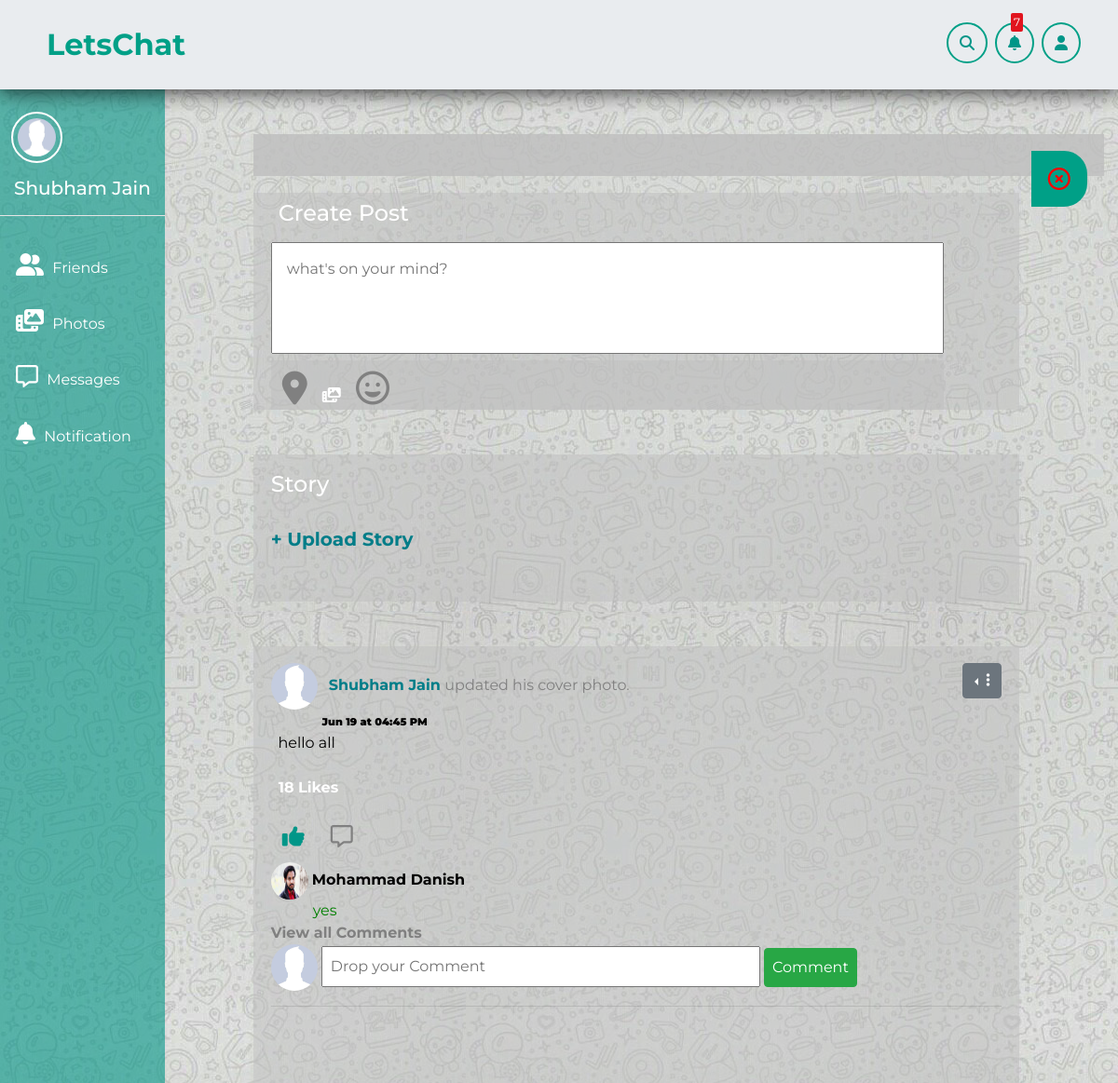
/ (signed in), run on the app's committed database.
### App/models.py (models this page shows, shortened)
class userRegistration(models.Model):
    userId = models.CharField(max_length=50,default='',unique=True,blank=True)
    userName = models.CharField(max_length=50,default='',unique=True,blank=True)
    firstName = models.CharField(max_length=50,default='',blank=True)
    lastName = models.CharField(max_length=50,default='',blank=True)
    mobile = models.CharField(max_length=10,default='',blank=True)
    emailAddress = models.EmailField(max_length=50,default='',blank=True)
    password = models.CharField(max_length=100,default='',blank=True)
    profilePic = models.ImageField(upload_to='media',default='media/profile.jpeg')
    Groups = ListCharField(
        base_field=models.CharField(max_length=50,default='',blank=True),
        max_length=(100 * 100),blank=True
    )
    coverPic = models.ImageField(upload_to='media',default='media/cover.jpg')
    quote = models.CharField(max_length=1000,default='',blank=True)
    dOB = models.DateField(blank=True,null=True)
    gender = models.CharField(choices=GENDERS,max_length=1,blank=True)
    countryName = models.CharField(max_length=100,default='',blank=True)
    cityName = models.CharField(max_length=100,default='',blank=True)
    currentEducation = models.CharField(max_length=100,default='',blank=True)
    educationStartYear = models.CharField(max_length=10,default='',blank=True)
    educationEndYear = models.CharField(max_length=10,default='',blank=True)
    companyName = models.CharField(max_length=100,default='',blank=True)
    companyPosition = models.CharField(max_length=100,default='',blank=True)
    companyCity = models.CharField(max_length=50,default='',blank=True)
    companyDescription = models.CharField(max_length=1000,default='',blank=True)
    is_online = models.BooleanField(default=False,blank=True)
    joinedDate = models.DateTimeField(default=datetime.now)

class UserPost(models.Model):
    PostType = models.CharField(max_length=30,default='',blank=True)
    postId = models.CharField(max_length=100,default='',unique=True)
    userId = models.CharField(max_length=50,default='')
    userName = models.CharField(max_length=50,default='')
    post = models.FileField(upload_to="profiles",blank=True)
    Message = models.TextField(default="",blank=True)
    date = models.DateTimeField(default=datetime.now, blank=True)
    userPic = models.CharField(max_length=100,default='',blank=True)

class Comments(models.Model):
    postId = models.CharField(max_length=100,default='',blank=True)
    commentId = models.CharField(max_length=100,default='',blank=True,unique=True)
    comment = models.TextField(default='',blank=True)
    commentedBy = models.CharField(max_length=500,default='',blank=True)
    commentedOf = models.CharField(max_length=50,default='',blank=True)
    date = models.DateTimeField(default=datetime.now,blank=True)
    userInfo = models.ForeignKey(userRegistration,on_delete=models.CASCADE)
    def __str__(self):
        return self.postId

### App/views.py (the view, shortened to what this page needs)
# urls.py: path('',views.index,name='index'),
def index(request):
	if request.session.has_key('user'):
		userInfo = userRegistration.objects.get(userId=request.session['user'])
		userData = UserPost.objects.filter(userId=request.session['user']).order_by('-date') # '-' for descending order
		friends = AllFriends.objects.get(userId=request.session['user']).Friends
		postList = []
		def UserAllPost():
			for item in userData:
				yield item
		def FriendPosts():
			for friend in friends:
				friendPost = UserPost.objects.filter(userId=friend).order_by('-date')
				for post in friendPost:
					yield post
		storyList = []
		StoryOwnerList = []
		tempStoryList = []
		tempStoryOwner = ""
		tempMedia = ""
		tempUploadTime = ""
		tempStoryType = ""
		tempFontFamily = ""
		tempFontSize = ""
		tempCaption = ""
		tempColor = ""
		lenthCaption = ""
		myStories = Story.objects.filter(userId=request.session['user'])
		for friend in friends:
			allStories = Story.objects.filter(userId=friend)
		storiesFullData = zip(StoryOwnerList,storyList)
		AllPost = chain(UserAllPost(), FriendPosts())
		for item in AllPost:
			postList.append(item)
		postList.sort(key=lambda x: x.date,reverse = True)
		like=[]; colorPost = []
		for i in postList:
			likes = Likes.objects.get(postId=i.postId)
			like.append(len(likes.postLikedBy))
			if request.session['user'] in likes.postLikedBy:
				colorPost.append("rgba(0, 150, 136,1)")
			else:
				colorPost.append("grey")
		qry =[]
		lnth = []
		for item in postList:
			poId=item.postId
			try:
				s =(TaggedPeople.objects.get(postId=poId).taggedPersons)
				qry.append(userRegistration.objects.filter(userId=s[0]))
				lnth.append(len(s)-1)
			except:
				qry.append("")
				lnth.append("")
		commentContent = []
		commentName = []
		commentPic = []
		commentId = []
		for i in postList:
			commentData = []
			commentData.append(Comments.objects.filter(postId=i.postId).order_by('-date'))
			for j in commentData:
				print("j value = ",j)
				if j:
					for k in j:
						commentContent.append(k.comment)
						commentName.append(k.userInfo.firstName + ' ' + k.userInfo.lastName)
						commentPic.append(k.userInfo.profilePic)
						commentId.append(k.commentId)
				else:
					commentContent.append("")
					commentName.append("")
					commentPic.append("")
					commentId.append("")
				break
		notification = Notifications.objects.filter(receiver=request.session['user']).order_by('-date')
		picsList1 = []
		uname = ''   # IF USER HAS NO NOTIFICATION
		for Id in notification:
			senderDetail = userRegistration.objects.filter(userId=Id.sender)
			for detail in senderDetail:
				uname = detail.userName
				picUrl = detail.profilePic
				picsList1.append(picUrl.url)
		params = {'userInfo':userInfo,'userData':zip(postList, like,colorPost,qry,lnth,commentContent,commentName,commentPic,commentId),'date_now':datetime.datetime.now(),
		'allComments':zip(postList),"storyData":storiesFullData,'notification':zip(notification,picsList1)}
		return render(request,'ds.html',params)
	else:
		return render(request,'index.html')

### App/templates/ds.html (shortened to what this page needs)
{% load static %}
{% load humanize %}
<!DOCTYPE html>
<html lang="en">
<head>
  <link rel="stylesheet" href="https://stackpath.bootstrapcdn.com/bootstrap/4.4.1/css/bootstrap.min.css">
  <link rel="stylesheet" type="text/css" href="{%static 'css/emojionearea.min.css'%}">
  <link rel="stylesheet" type="text/css" href="{%static 'css/lightSlider.css'%}">
  <link rel="stylesheet" href="{% static 'css/dashboard.css' %}">
</head>
<body >
<div id="body">
<div id="leftFixDiv">
  <br><br><br><br><br>
  <a href="/profile/{{userInfo.userName}}"><img src="{{userInfo.profilePic.url}}" id="profilePicImage" style="">
  </a>
  <marquee direction="left" height="20" width="110" class="maquee_text">
    <h5 id="mynameId">{{userInfo.firstName}} {{userInfo.lastName}}</h5>
  </marquee>
  <hr id="profileInsideHR">
  <a href="{%url 'friendSearch'%}" class="sideOptionIconLink">
          <span class="icon"><i class="fas fa-user-friends">
          </i></span>
       <span class="title">Friends</span>
    </a>
    <br>
    <a href="/album/" class="sideOptionIconLink">
          <span class="icon"><i class="fas fa-photo-video"></i></span>
          <span class="title">Photos</span>
    </a>
    <br>
    <a href="/messages/" class="sideOptionIconLink">
          <span class="icon"><i class="far fa-comment-alt"></i></span>
          <span class="title">Messages</span>
    </a>
    <br>
    <a href="/notifications/" class="sideOptionIconLink">
          <span class="icon"><i class="fas fa-bell"></i></span>
          <span class="title">Notification</span>
    </a>
  <br>
</div>
<div class="header-container">
  <header id="header">
    <div class="heading">
      <div class="container">
      <span id="brandSection"><span id="brand">LetsChat</span>
      <span class="float-sm-right" data-toggle="modal" data-target="#exampleModal"><i class="fas fa-user top-right" ></i>
      </span>
        <span id="noti_Container" class="float-right">
          <span id="noti_Counter"></span>
                <a id="noti_Button"><i class="fas fa-bell top-right float-right"></i></a>
          </span>
      <span class="float-sm-right"><i class="fas fa-search top-right" onclick="searchPeople()"></i></span>
      </span>
      </div>
    </div>
  </header>
</div>
<br><br><br><br><br><br>
<div class="container-fluid">
<div id="rightSideDiv">
  <div class="">
      <div id="PostAlert"><h4 style="color:rgba(0, 150, 136, 1);">{{flag}} <span style="float:right;"><i class="far fa-times-circle" onclick="PostAlertClose()"></i></span></h4></div>
      <form method="Post" action="{% url 'PostSubmission' %}" id="PostWrapper"  enctype="multipart/form-data">
          <h4 style="padding:8px;">Create Post</h4>
          <textarea name="Post_Title" placeholder="what's on your mind?" style="width:90%;height:15vh;padding:2%;resize:none;" oninput="visibleButton()" id="TextPost"></textarea>
          <div id="PostOpt">
            <a href="#" class="icon"><i class="fas fa-map-marker-alt" id="Post_Icon_Cusomize"></i></a>
              <label id="upfile1" style="cursor:pointer" class="fas fa-photo-video">
              </label></i></a>
            <a href="#" class="icon"><i class="far fa-grin" id="Post_Icon_Cusomize" onclick="emojiCreater()"></i></a>
          </div>
        </form>
      </div>
      <br><br>
        <div style="background:rgba(191, 191, 191, 0.5);padding:2%;width:90%;" id="wrapperstorySectionId">
          <h4>Story</h4><br>
          <h5 style="color:rgba(0,125,136,1);font-weight:bold;cursor:pointer;" data-toggle="modal" data-target=".bd-Prefered-modal-sm">+ Upload Story</h5><br>
      </div>
        <br><br>
     <div style="background:rgba(191, 191, 191, 0.5);width:90%;padding:2%;" id="postAllSectionId" >
          <div>
              {% for data,data2,data4,data5,data6,comment1,comment2,comment3,comment4 in userData %}
              <div id="postBox{{data.postId}}">
              {% if data.PostType == 'post' %}
              <a href="/profile/{{data.userId}}" style="text-decoration: none;">
              <img src="{{data.userPic}}" style="width:50px;height:50px;border-radius: 50%;vertical-align: middle;">
              <span style="font-weight:bold;padding-left:8px;color:rgba(0,125,136,1);"  >{{data.userName}} <span id="profile{{data.postId}}">
                            </a><span style="color:black;">
                            {%for nm in data5%}
                            is with <a href = "/profile/{{nm.userName}}"><span style="color:rgba(0,125,136,1);">{{nm.firstName}} {{nm.lastName}}</span></a>
                            {%endfor%}
                            {% if data6 %}
                            and <span style="color:rgba(0,125,136,1);">{{data6}}</span> <span onclick = "allTagList('{{data.postId}}')" data-toggle="modal" data-target=".AllTagPersonList" style="color:rgba(0,125,136,1);">others</span></span>
                            {%endif%}</span>
              {% else %}
              <img src="{{data.userPic}}" style="width:50px;height:50px;border-radius: 50%;vertical-align: middle;">
              <span style="font-weight:bold;padding-left:8px;color:rgba(0,125,136,1);" >{{data.userName}}<span id="profile{{data.postId}}"></span>
                <span style="color: gray; font-weight:normal;"> updated his cover photo.</span>
              {% endif %}
              <div class="btn-group dropleft float-sm-right">
                <button type="button" class="btn btn-secondary dropdown-toggle" data-toggle="dropdown" aria-haspopup="true" aria-expanded="false">
                  <i class="fas fa-ellipsis-v"></i>
                </button>
              </div>
            <div><span style="margin-left: 7%; font-size: 70%; margin-top:0; color: black;">
            <b>
                {% if data.date|date:"YmdHi" == date_now|date:"YmdHi" %}
                Just Now
                {% elif data.date|date:"Ymd" == date_now|date:"Ymd" %}
                {{ data.date|naturaltime }}
                {% else %}
                {{data.date|date:"M d"}} at {{data.date|date:"h:i A"}}
                {% endif %}
            </b></span></div></span>
            {% if data.Message %}
            <p style="color:black; margin-left: 1%;">{{data.Message}}</p>
            {% endif %}
            <strong><p id="Counter{{data.postId}}" style="padding:8px 0px 0px 8px;">{{data2}} Likes</p></strong>
            <a><i class="fas fa-thumbs-up PostResponseLike" id="{{data.postId}}" name="{{data.postId}}" onclick="postLiker('{{data.postId}}','{{data.userId}}','{{userInfo.userId}}')" style="color:{{data4}};"></i></a>
            <a href="#"><i class="far fa-comment-alt" id="PostResponseComment"></i></a>
            <br>
            {%if comment3.url%}
            <img src="{{comment3.url}}" alt="" style="width:40px;height:40px;border-radius:50%;">
            <span style="color: black;" class="font-weight-bold">{{comment2}}</span>
            <br>
            <span style="color: green; margin-left:45px;">{{comment1}}</span><br>
            {%if data.post.url and data.Message%}
            <span style="cursor:pointer;" data-toggle="modal" data-target="#seeAllComments" onclick="seeAllCommentFunction('{{data.postId}}','{{data.post.url}}','{{data.Message}}')"><strong style="color:grey;">View all Comments</strong></span>
            {%elif data.post.url and not data.Message%}
            <span style="cursor:pointer;" data-toggle="modal" data-target="#seeAllComments" onclick="seeAllCommentFunction('{{data.postId}}','{{data.post.url}}','')"><strong style="color:grey;">View all Comments</strong></span>
            {%else%}
            <span  style="cursor:pointer;" data-toggle="modal" data-target="#seeAllComments" onclick="seeAllCommentFunction('{{data.postId}}','','{{data.Message}}')"><strong style="color:grey;">View all Comments</strong></span>
            {%endif%}
            {%endif%}
            <form>
              <img src="{{userInfo.profilePic.url}}" style="width:50px;height:50px;border-radius:50%;vertical-align: middle;">
              <input type="text" placeholder="Drop your Comment" style="width:60%;padding:8px;" id="Comment{{data.postId}}">
              <input type="button" onclick="comments('{{data.postId}}','{{data.userId}}','{{userInfo.userId}}')" value="Comment" style="padding:8px;" class="btn btn-success">
            </form><hr>
            <br><br>
          </div>
            {% endfor %}
          </div>
      </div>
</div>
</div>
</div>
</body>
</html>

### data on the page
userRegistration: profilePic (placeholder picture), firstName "Shubham", lastName "Jain"
UserPost: userPic (placeholder picture), userName "Shubham Jain", date "Jun 19", date "04:45 PM", Message "hello all", data2 "18", comment2 "Mohammad Danish", comment "yes", profilePic (placeholder picture)
